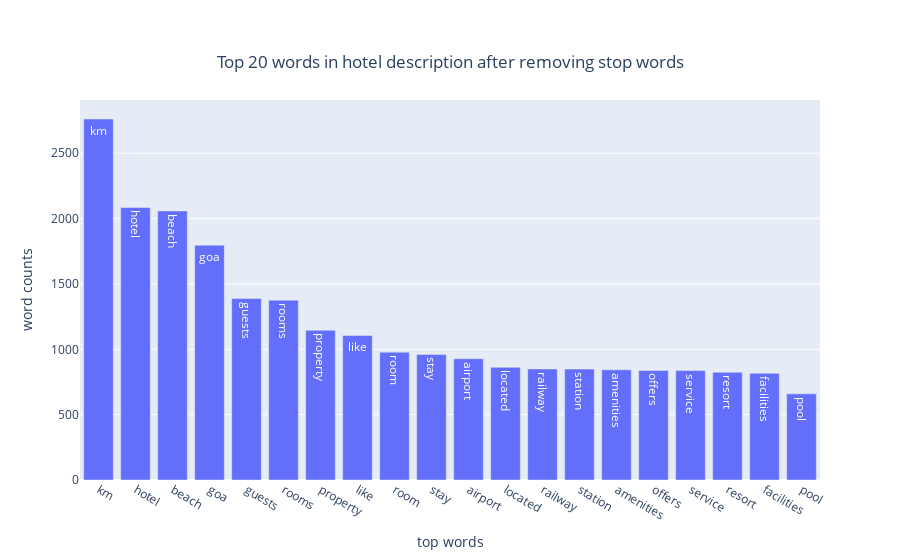

Write notebook code for a chart like this one.
### Code cell
top_words = pd.DataFrame(get_top_ngram(goa['hotel_overview'].dropna(), 20, 'english'))
top_words.columns = ['words', 'count']
plot_barcharts(top_words, "Top 20 words in hotel description after removing stop words")

### Figure 1 — Plotly figure (JSON) as saved in the notebook; plotly's stock layout.template omitted (floating-point values rounded to 4 significant figures)
{"data": [{"text": ["km", "hotel", "beach", "goa", "guests", "rooms", "property", "like", "room", "stay", "airport", "located", "railway", "station", "amenities", "offers", "service", "resort", "facilities", "pool"], "textposition": "auto", "type": "bar", "x": ["km", "hotel", "beach", "goa", "guests", "rooms", "property", "like", "room", "stay", "airport", "located", "railway", "station", "amenities", "offers", "service", "resort", "facilities", "pool"], "y": [2762, 2085, 2059, 1797, 1388, 1376, 1146, 1106, 978, 961, 928, 862, 850, 849, 843, 838, 837, 824, 816, 659]}], "layout": {"title": {"text": "Top 20 words in hotel description after removing stop words", "x": 0.5, "y": 0.9}, "xaxis": {"title": {"text": "top words"}}, "yaxis": {"title": {"text": "word counts"}}}}
